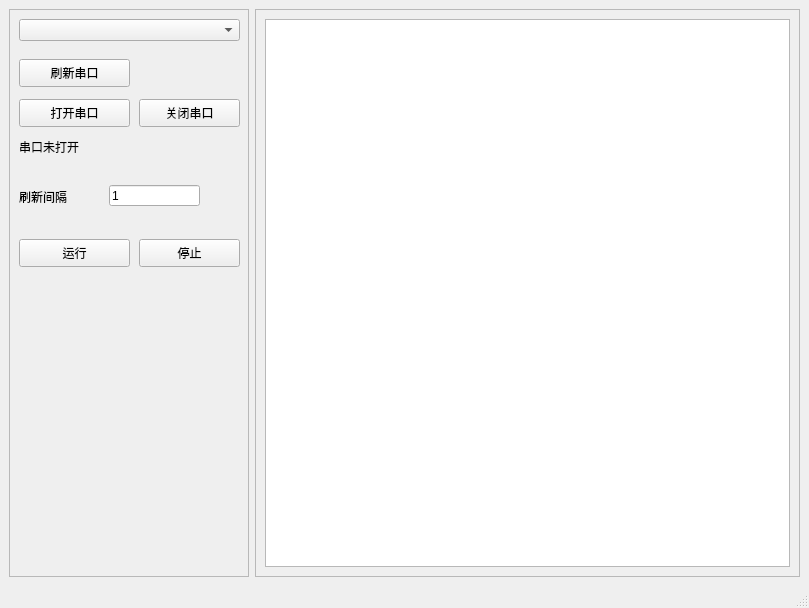
<?xml version="1.0" encoding="UTF-8"?>
<ui version="4.0">
 <class>MainWindow</class>
 <widget class="QMainWindow" name="MainWindow">
  <property name="geometry">
   <rect>
    <x>0</x>
    <y>0</y>
    <width>809</width>
    <height>608</height>
   </rect>
  </property>
  <property name="windowTitle">
   <string>MainWindow</string>
  </property>
  <widget class="QWidget" name="centralwidget">
   <layout class="QHBoxLayout" name="horizontalLayout">
    <item>
     <widget class="QFrame" name="frame">
      <property name="sizePolicy">
       <sizepolicy hsizetype="Preferred" vsizetype="Preferred">
        <horstretch>0</horstretch>
        <verstretch>0</verstretch>
       </sizepolicy>
      </property>
      <property name="minimumSize">
       <size>
        <width>240</width>
        <height>240</height>
       </size>
      </property>
      <property name="frameShape">
       <enum>QFrame::StyledPanel</enum>
      </property>
      <property name="frameShadow">
       <enum>QFrame::Raised</enum>
      </property>
      <widget class="QComboBox" name="comboBox">
       <property name="geometry">
        <rect>
         <x>10</x>
         <y>10</y>
         <width>221</width>
         <height>22</height>
        </rect>
       </property>
      </widget>
      <widget class="QPushButton" name="btn_refresh">
       <property name="geometry">
        <rect>
         <x>10</x>
         <y>50</y>
         <width>111</width>
         <height>28</height>
        </rect>
       </property>
       <property name="text">
        <string>刷新串口</string>
       </property>
      </widget>
      <widget class="QPushButton" name="btn_openserial">
       <property name="geometry">
        <rect>
         <x>10</x>
         <y>90</y>
         <width>111</width>
         <height>28</height>
        </rect>
       </property>
       <property name="text">
        <string>打开串口</string>
       </property>
      </widget>
      <widget class="QPushButton" name="btn_closeserial">
       <property name="geometry">
        <rect>
         <x>130</x>
         <y>90</y>
         <width>101</width>
         <height>28</height>
        </rect>
       </property>
       <property name="text">
        <string>关闭串口</string>
       </property>
      </widget>
      <widget class="QLabel" name="label">
       <property name="geometry">
        <rect>
         <x>10</x>
         <y>130</y>
         <width>201</width>
         <height>16</height>
        </rect>
       </property>
       <property name="text">
        <string>串口未打开</string>
       </property>
      </widget>
      <widget class="QPushButton" name="btn_run">
       <property name="geometry">
        <rect>
         <x>10</x>
         <y>230</y>
         <width>111</width>
         <height>28</height>
        </rect>
       </property>
       <property name="text">
        <string>运行</string>
       </property>
      </widget>
      <widget class="QPushButton" name="btn_stop">
       <property name="geometry">
        <rect>
         <x>130</x>
         <y>230</y>
         <width>101</width>
         <height>28</height>
        </rect>
       </property>
       <property name="text">
        <string>停止</string>
       </property>
      </widget>
      <widget class="QLineEdit" name="lineEdit_update_interval">
       <property name="geometry">
        <rect>
         <x>100</x>
         <y>176</y>
         <width>91</width>
         <height>21</height>
        </rect>
       </property>
       <property name="text">
        <string>1</string>
       </property>
      </widget>
      <widget class="QLabel" name="label_2">
       <property name="geometry">
        <rect>
         <x>10</x>
         <y>180</y>
         <width>72</width>
         <height>15</height>
        </rect>
       </property>
       <property name="text">
        <string>刷新间隔</string>
       </property>
      </widget>
     </widget>
    </item>
    <item>
     <widget class="QFrame" name="frame_2">
      <property name="sizePolicy">
       <sizepolicy hsizetype="Expanding" vsizetype="Expanding">
        <horstretch>0</horstretch>
        <verstretch>0</verstretch>
       </sizepolicy>
      </property>
      <property name="minimumSize">
       <size>
        <width>540</width>
        <height>540</height>
       </size>
      </property>
      <property name="frameShape">
       <enum>QFrame::StyledPanel</enum>
      </property>
      <property name="frameShadow">
       <enum>QFrame::Raised</enum>
      </property>
      <layout class="QHBoxLayout" name="horizontalLayout_2">
       <item>
        <widget class="QGraphicsView" name="graphicsView"/>
       </item>
      </layout>
     </widget>
    </item>
   </layout>
   <zorder>frame_2</zorder>
   <zorder>frame</zorder>
  </widget>
  <widget class="QMenuBar" name="menubar">
   <property name="geometry">
    <rect>
     <x>0</x>
     <y>0</y>
     <width>809</width>
     <height>26</height>
    </rect>
   </property>
  </widget>
  <widget class="QStatusBar" name="statusbar"/>
 </widget>
 <resources/>
 <connections/>
</ui>
